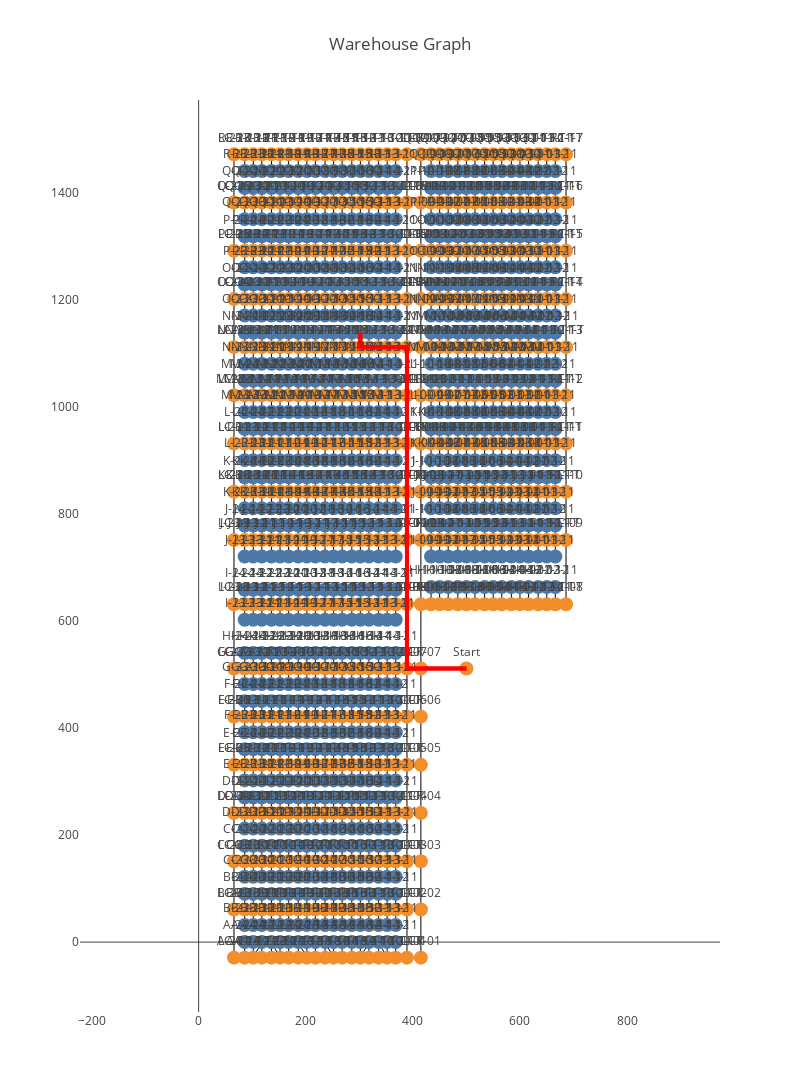

Notebook cell for this chart:
### Code cell
def visited_path(fig, pos, route_nodes):
    # grab the coordinates from pos dict
    x_coords = [pos[node][0] for node in route_nodes]
    y_coords = [pos[node][1] for node in route_nodes]   

    # --- Dynamic placeholder for visited edges (will be replaced by frames)
    visited_trace = go.Scatter(
        x=x_coords, y=y_coords,                    # start empty; frames will fill these
        mode="lines",                  # thick path
        line=dict(width=4, color="red"),            # thicker than background
        name="Visited path"            # legend label
    )

    fig.add_trace(visited_trace)
    return fig

fig = visited_path(fig, pos, route_nodes)
fig.show()

### Figure 1 — Plotly figure (JSON) as saved in the notebook; plotly's stock layout.template omitted (floating-point values rounded to 4 significant figures; data arrays with more than 128 entries replaced by an {"elided": "..."} marker saying what was removed)
{"data": [{"hoverinfo": "none", "line": {"width": 1}, "mode": "lines", "type": "scatter", "x": {"elided": "4332 int values"}, "y": {"elided": "4332 int values"}}, {"hoverinfo": "text", "hovertext": {"elided": "1364 str values"}, "marker": {"color": {"elided": "1364 str values"}, "size": 14}, "mode": "markers+text", "text": {"elided": "1364 str values"}, "textposition": "top center", "type": "scatter", "x": {"elided": "1364 int values"}, "y": {"elided": "1364 int values"}}, {"line": {"color": "red", "width": 4}, "mode": "lines", "name": "Visited path", "type": "scatter", "x": [302, 302, 318, 336, 352, 368, 389, 389, 389, 389, 389, 389, 389, 415, 500], "y": [1138, 1111, 1111, 1111, 1111, 1111, 1111, 1021, 931, 841, 751, 631, 511, 511, 511]}, {"line": {"color": "red", "width": 4}, "mode": "lines", "name": "Visited path", "type": "scatter", "x": [500, 415, 389, 389, 389, 389, 389, 389, 389, 368, 352, 336, 318, 302, 302, 302, 318, 336, 352, 368, 389, 389, 389, 389, 389, 389, 389, 415, 500], "y": [511, 511, 511, 631, 751, 841, 931, 1021, 1111, 1111, 1111, 1111, 1111, 1111, 1138, 1111, 1111, 1111, 1111, 1111, 1111, 1021, 931, 841, 751, 631, 511, 511, 511]}], "layout": {"height": 1200, "showlegend": false, "title": {"text": "Warehouse Graph"}, "width": 800, "xaxis": {"scaleanchor": "y", "showgrid": false}, "yaxis": {"showgrid": false}}}
